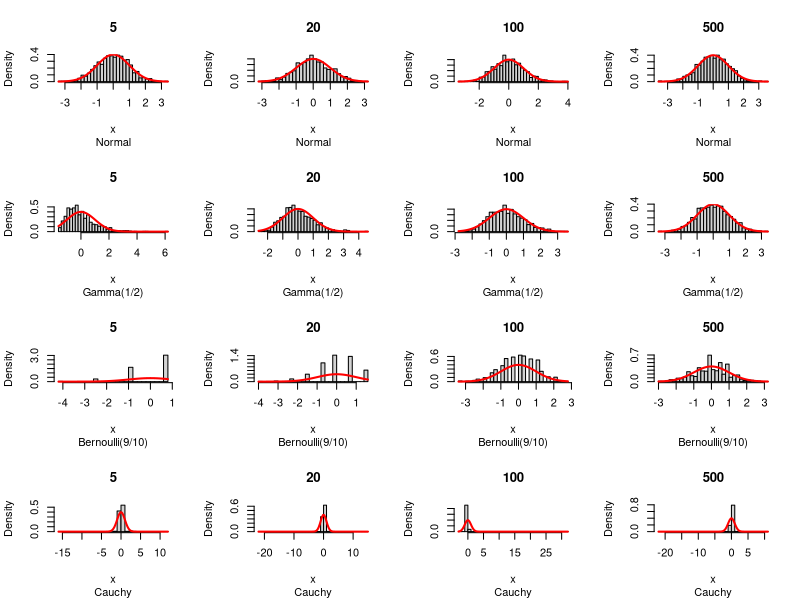

The R source for this figure:
f <- function(n, r=rnorm,  n.sim=1e3, name="Normal", ...) {
  sapply(n, function(n) {
    x <- scale(colMeans(matrix(r(n*n.sim, ...), n))) # Sample, take mean, standardize
    hist(x, sub=name, main=n, freq=FALSE, breaks=30) # Plot distribution
    curve(dnorm(x), col="Red", lwd=2, add=TRUE)      # Compare to standard Normal
  })
}
n <- c(5,20,100,500)
mfrow.old <- par(mfrow=c(4,length(n)))
f(n)
f(n, rgamma, shape=1/2, name="Gamma(1/2)")
f(n, function(n) runif(n) < 0.9, name="Bernoulli(9/10)")
f(n, rt, df=1, name="Cauchy")
par(mfrow=mfrow.old)
